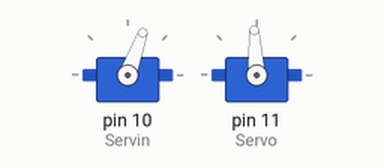
The sketch below on a simulated Arduino Uno, built with avr-gcc and run on an emulated ATmega328P. On the bench: 2 × servo.

Above: at 0.05 s.
At 1.45 s:
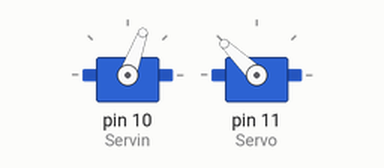
At 2.85 s:
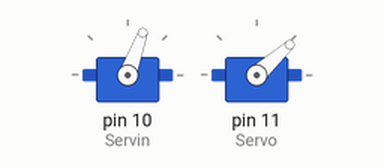
At 5.65 s:
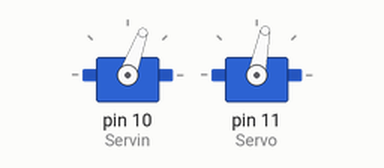
Timing chart, 0 to 7.5 s (numbered marks = the images above):
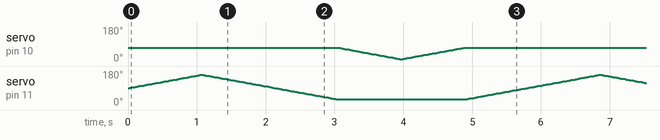

The sketch:

funcion_para_servos.ino
```cpp
#include <Servo.h>

Servo Servin;
Servo Servo;

int t = 15; // Tiempo en milisegundos para los servos

void setup() {
  // put your setup code here, to run once:
  Servin.attach(10);
  Servo.attach(11);
  Servin.write(70);
}

void loop() {

  // Aca va el movimiento de los servos
  Mov_Servo(t,160);
  Mov_Servo(t,30);

  Mov_Servin(t,10);
  Mov_Servin(t,70);

}

void Mov_Servo(int tiempo, int destino){ // Movimiento regulado en el tiempo del Servo Grande
  if (Servo.read() > destino){
    for (int pos = Servo.read(); pos >= destino; pos -= 1) {    // Si la posicion del servo es mayor al de destino va a restar
      Servo.write(pos);
      delay(tiempo);
    }
  }
  else{
    for (int pos = Servo.read(); pos <= destino; pos += 1) {    // Si la posicion del servo es menor al de destino va a sumar
    Servo.write(pos);
    delay(tiempo);
    }
  }
}

void Mov_Servin(int tiempo, int destino){ // Movimiento regulado en el tiempo del Servo Chiquito
  if (Servin.read() > destino){
    for (int pos = Servin.read(); pos >= destino; pos -= 1) {    // Si la posicion del servo es mayor al de destino va a restar
      Servin.write(pos);
      delay(tiempo);
    }
  }
  else{
    for (int pos = Servin.read(); pos <= destino; pos += 1) {    // Si la posicion del servo es menor al de destino va a sumar
    Servin.write(pos);
    delay(tiempo);
    }
  }
}
```
